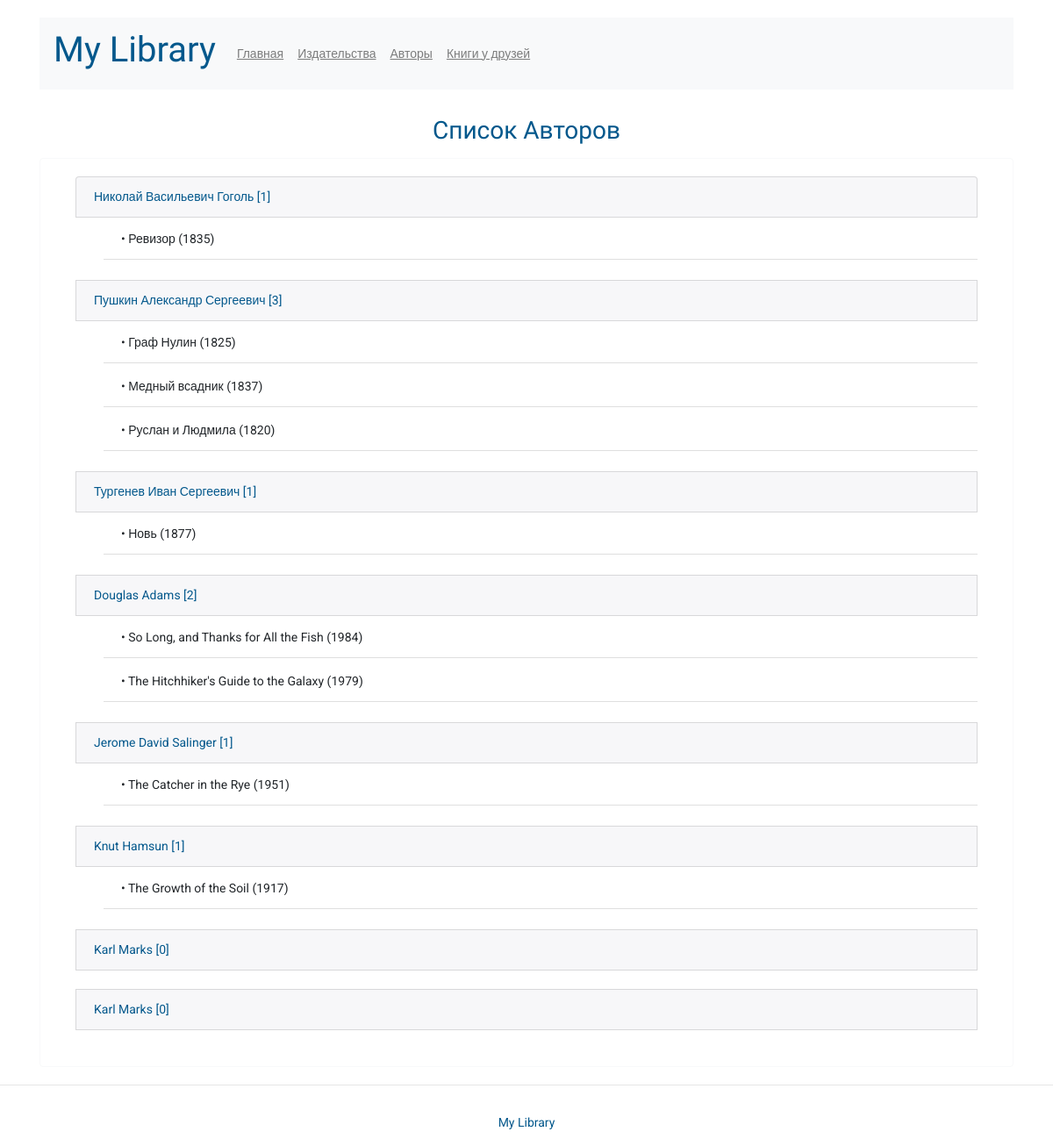
Page /authors on the earlier database version.
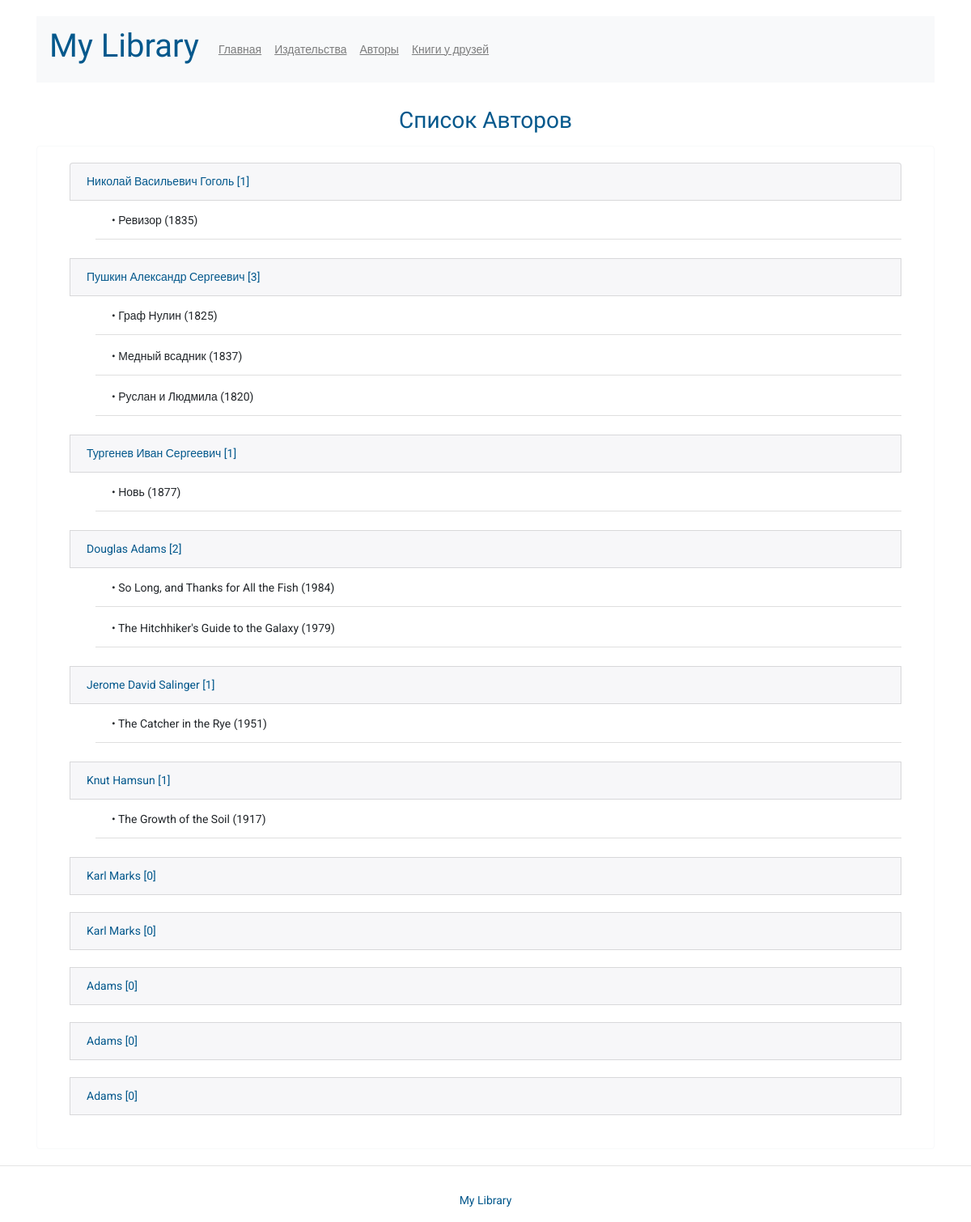
Same page on the later database version.
### p_library/models.py (models this page shows)
class Author(models.Model):
    full_name = models.TextField(verbose_name=_("Имя автора"))
    birth_year = models.SmallIntegerField(verbose_name=_("Год рождения"))
    country = models.CharField(max_length=2, verbose_name=_("Страна"))
    def __str__(self):
        return self.full_name

class Book(models.Model):
    ISBN = models.CharField(max_length=13)
    title = models.TextField(verbose_name='Название')
    description = models.TextField(verbose_name='Описание')
    year_release = models.SmallIntegerField(verbose_name='Год издания')
    copy_count = models.SmallIntegerField(default=0, verbose_name='Кол-во', blank=True)
    price = models.DecimalField(max_digits=10, decimal_places=2, default=0, verbose_name='Цена', blank=True)
    author = models.ForeignKey(Author, on_delete=models.CASCADE, verbose_name='Автор', related_name='book_author')
    publisher = models.ForeignKey(Maker, on_delete=models.SET_DEFAULT, default=1, verbose_name='Издатель')
    friend_reader = models.ManyToManyField('p_library.Friend', related_name='book_reader', verbose_name='Читающие друзья', blank=True)
    class Meta:
        ordering = ['title']
    def __str__(self):
        return f'{self.title} ({self.year_release})'

### p_library/views.py (the view)
# urls.py: path('authors', AuthorList.as_view(), name='author_list'),
class AuthorList(ListView):
    model = Author
    template_name = 'authors_list.html'

### templates/authors_list.html (shortened to what this page needs)
{% extends 'base.html' %}
{% block content %}
<h3 class="text-center">Список Авторов</h3>
<div class="border rounded border-light">
    <ul class="list-group">
        {% for author in object_list%}
        <li class="list-group-item colored">{{ author }} [{{ author.book_author.all|length }}]</li>
        <ul class="list-group list-group-flush">
            {% for book in author.book_author.all %}
            <li class="list-group-item inner">&#8226 {{ book }}</li>
            {% endfor %}
            <br>
        </ul>
        {% endfor %}
    </ul>
</div>
{% endblock %}

### templates/base.html (shortened to what this page needs)
{% load static %}
<!DOCTYPE html>
<html lang="en" dir="ltr">
<head>
    <link rel="stylesheet" href="https://stackpath.bootstrapcdn.com/bootstrap/4.5.0/css/bootstrap.min.css"
>
    <link rel="stylesheet" href="../static/CSS/style.css">
</head>
<body>
    <div class="container">
        <nav class="navbar navbar-expand-lg navbar-light bg-light">
            <a class="navbar-brand" href="#">
                <h1>My Library</h1>
            </a>
            <div class="collapse navbar-collapse" id="navbarNav">
                <ul class="navbar-nav">
                    <li class="nav-item">
                        <a class="nav-link" href="/index/">Главная <span class="sr-only">(current)</span></a>
                    </li>
                    <li class="nav-item">
                        <a class="nav-link" href="/publishers">Издательства</a>
                    </li>
                    <li class="nav-item">
                        <a class="nav-link" href="/authors">Авторы</a>
                    </li>
                    <li class="nav-item">
                        <a class="nav-link" href="/friends">Книги у друзей</a>
                    </li>
                </ul>
            </div>
        </nav>
        {% block content %}
        {% endblock %}
    </div>
    <footer>
        <hr>
        <div class="text-center py-3">
            <a href="#"> My Library</a>
        </div>
    </footer>
</body>
</html>

### static/CSS/style.css (style rules this page uses)
html { position: relative; min-height: 100%; }
body { font-family: 'Roboto', sans-serif; font-size: 14px; margin-bottom: 90px; }
h1, h3, h4 { color: #03588c; font-family: 'Open Sans Condensed', sans-serif; }
nav { margin-bottom: 30px; }
.container { margin-top: 20px; }
.colored { background-color: #f7f7f9; color: #03588c; }
li.inner { margin: 2px 0 2px 32px; }
.nav-link { color: #03588c; text-decoration: underline; }
.border { padding: 20px 40px; margin-top: 14px; }
a { color: #03588c; }
footer { position: absolute; bottom: 0; width: 100%; margin-top: 12px; }

Differences in the rows shown:
added Author: full_name "Adams", book_author.all|length "0"
added Author: full_name "Adams", book_author.all|length "0"
added Author: full_name "Adams", book_author.all|length "0"
